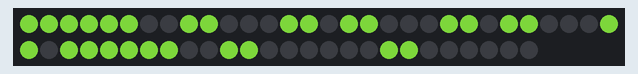
The sketch below on a simulated Arduino Uno, built with avr-gcc and run on an emulated ATmega328P. Shown: 56 RGB LEDs in strip order, left to right, continuing on the next row. Dim RGB values are drawn brighter than linear; random numbers use the default seed unless the sketch sets one.

Above: at 0.3 s.
At 4.3 s:
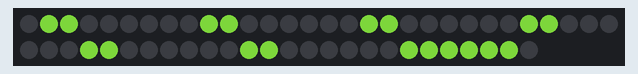
At 9.9 s:
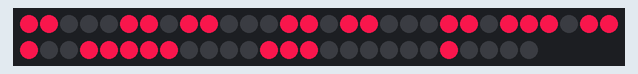
At 19.5 s:
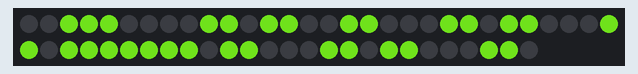
At 26.7 s:
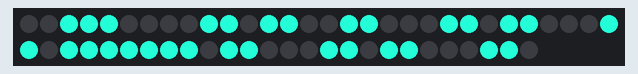
At 38.8 s:
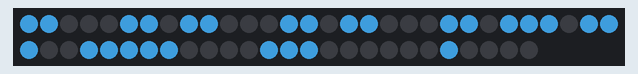

The sketch:

text.ino
```cpp
#include "letters.h"
#include "FastLED.h"


////////////////////////////////////////////////////////////////////////////////////////////////////
//
// RGB Calibration code
//
// Use this sketch to determine what the RGB ordering for your chipset should be.  Steps for setting up to use:

// * Uncomment the line in setup that corresponds to the LED chipset that you are using.  (Note that they
//   all explicitly specify the RGB order as RGB)
// * Define DATA_PIN to the pin that data is connected to.
// * (Optional) if using software SPI for chipsets that are SPI based, define CLOCK_PIN to the clock pin
// * Compile/upload/run the sketch

// You should see six leds on.  If the RGB ordering is correct, you should see 1 red led, 2 green
// leds, and 3 blue leds.  If you see different colors, the count of each color tells you what the
// position for that color in the rgb orering should be.  So, for example, if you see 1 Blue, and 2
// Red, and 3 Green leds then the rgb ordering should be BRG (Blue, Red, Green).

// You can then test this ordering by setting the RGB ordering in the addLeds line below to the new ordering
// and it should come out correctly, 1 red, 2 green, and 3 blue.
//
//////////////////////////////////////////////////

#define NUM_LEDS 56


// Data pin that led data will be written out over
#define DATA_PIN 13
// Clock pin only needed for SPI based chipsets when not using hardware SPI
//#define CLOCK_PIN 8
#define TIME 800
CRGB leds[NUM_LEDS];

void setup() {
  // sanity check delay - allows reprogramming if accidently blowing power w/leds
    delay(200);

      // Uncomment one of the following lines for your leds arrangement.
      FastLED.addLeds<WS2811, DATA_PIN, BRG>(leds, NUM_LEDS);
      FastLED.clear();
}

void print_matrix(unsigned char CHAR[8],unsigned char color_1,unsigned char color_2,unsigned char color_3)
{
  int k;
  FastLED.clear();

  for (int j = 0; j < 7;j++)
  {
    for (int i = 0; i < 8; i++)
    {
      unsigned char a = reverse(CHAR[j]);
      k = a >> i;
      if ((k & 1))
        leds[8*j+i] = CRGB(color_1,color_2,color_3);
      //else
      //  leds[8*j+i] = CRGB(0,0,0);
      //delay(0);
    }
  }
  FastLED.show();
}

void print_text(String text,unsigned char color_1,unsigned char color_2,unsigned char color_3,int dela)
{
    text.toUpperCase();
    for (int i = 0; text[i] != '\0';i++)
    {
      switch (text[i])  {
        case 'A':
          print_matrix(A,color_1,color_2,color_3);
          break;

        case 'B':
          print_matrix(B,color_1,color_2,color_3);
          break;

        case 'C':
          print_matrix(C,color_1,color_2,color_3);
          break;

        case 'D':
          print_matrix(D,color_1,color_2,color_3);
          break;

        case 'E':
          print_matrix(E,color_1,color_2,color_3);
          break;

        case 'F':
          print_matrix(F,color_1,color_2,color_3);
          break;

        case 'G':
          print_matrix(G,color_1,color_2,color_3);
          break;

        case 'H':
          print_matrix(H,color_1,color_2,color_3);
          break;

        case 'I':
          print_matrix(I,color_1,color_2,color_3);
          break;

        case 'J':
          print_matrix(J,color_1,color_2,color_3);
          break;

        case 'K':
          print_matrix(K,color_1,color_2,color_3);
          break;

        case 'L':
          print_matrix(L,color_1,color_2,color_3);
          break;

        case 'M':
          print_matrix(M,color_1,color_2,color_3);
          break;

        case 'N':
          print_matrix(N,color_1,color_2,color_3);
          break;

        case 'O':
          print_matrix(O,color_1,color_2,color_3);
          break;

        case 'P':
          print_matrix(P,color_1,color_2,color_3);
          break;

        case 'Q':
          print_matrix(Q,color_1,color_2,color_3);
          break;

        case 'R':
          print_matrix(R,color_1,color_2,color_3);
          break;

        case 'S':
          print_matrix(S,color_1,color_2,color_3);
          break;

        case 'T':
          print_matrix(T,color_1,color_2,color_3);
          break;

        case 'U':
          print_matrix(U,color_1,color_2,color_3);
          break;

        case 'V':
          print_matrix(V,color_1,color_2,color_3);
          break;

        case 'W':
          print_matrix(W,color_1,color_2,color_3);
          break;

        case 'X':
          print_matrix(X,color_1,color_2,color_3);
          break;

        case 'Y':
          print_matrix(Y,color_1,color_2,color_3);
          break;

        case 'Z':
          print_matrix(Z,color_1,color_2,color_3);
          break;

        default:
          print_matrix(EMP,color_1,color_2,color_3);
      }
      delay(dela);
    }
}

void loop()
{
  unsigned char color_1 = random8();
  unsigned char color_2 = random8();
  unsigned char color_3 = random8();
  print_text("PAIVOLA \n",color_1,color_2,color_3,TIME);
}

unsigned char reverse(unsigned char b) {
   b = (b & 0xF0) >> 4 | (b & 0x0F) << 4;
   b = (b & 0xCC) >> 2 | (b & 0x33) << 2;
   b = (b & 0xAA) >> 1 | (b & 0x55) << 1;
   return b;
}
```

letters.h
```cpp
unsigned char A[8] = {0b00111000,0b01101100,0b11000110,0b11000110,0b11111110,0b11000110,0b11000110,'\0'};
unsigned char B[8] = {0b11111100,0b11000110,0b11000110,0b11111100,0b11000110,0b11000110,0b11111100,'\0'};
unsigned char C[8] = {0b00111100,0b01100110,0b11000000,0b11000000,0b11000000,0b01100110,0b00111100,'\0'};
unsigned char D[8] = {0b11111000,0b11001100,0b11000110,0b11000110,0b11000110,0b11001100,0b11111000,'\0'};
unsigned char E[8] = {0b11111110,0b11000000,0b11000000,0b11111100,0b11000000,0b11000000,0b11111110,'\0'};
unsigned char F[8] = {0b11111110,0b11000000,0b11000000,0b11111100,0b11000000,0b11000000,0b11000000,'\0'};
unsigned char G[8] = {0b00111110,0b01100000,0b11000000,0b11001110,0b11000110,0b01100110,0b00111110,'\0'};
unsigned char H[8] = {0b11000110,0b11000110,0b11000110,0b11111110,0b11000110,0b11000110,0b11000110,'\0'};
unsigned char I[8] = {0b00111100,0b00011000,0b00011000,0b00011000,0b00011000,0b00011000,0b00111100,'\0'};
unsigned char J[8] = {0b00000110,0b00000110,0b00000110,0b00000110,0b00000110,0b11000110,0b01111100,'\0'};
unsigned char K[8] = {0b11000110,0b11001100,0b11011000,0b11110000,0b11111000,0b11011100,0b11001110,'\0'};
unsigned char L[8] = {0b01100000,0b01100000,0b01100000,0b01100000,0b01100000,0b01100000,0b01111110,'\0'};
unsigned char M[8] = {0b11000110,0b11101110,0b11111110,0b11111110,0b11010110,0b11000110,0b11000110,'\0'};
unsigned char N[8] = {0b11000110,0b11100110,0b11110110,0b11111110,0b11011110,0b11001110,0b11000110,'\0'};
unsigned char O[8] = {0b01111100,0b11000110,0b11000110,0b11000110,0b11000110,0b11000110,0b01111100,'\0'};
unsigned char P[8] = {0b11111100,0b11000110,0b11000110,0b11000110,0b11111100,0b11000000,0b11000000,'\0'};
unsigned char Q[8] = {0b01111100,0b11000110,0b11000110,0b11000110,0b11011110,0b11001100,0b01111010,'\0'};
unsigned char R[8] = {0b11111100,0b11000110,0b11000110,0b11001110,0b11111000,0b11011100,0b11001110,'\0'};
unsigned char S[8] = {0b01111000,0b11001100,0b11000000,0b01111100,0b00000110,0b11000110,0b01111100,'\0'};
unsigned char T[8] = {0b01111110,0b00011000,0b00011000,0b00011000,0b00011000,0b00011000,0b00011000,'\0'};
unsigned char U[8] = {0b11000110,0b11000110,0b11000110,0b11000110,0b11000110,0b11000110,0b01111100,'\0'};
unsigned char V[8] = {0b11000110,0b11000110,0b11000110,0b11101110,0b01111100,0b00111000,0b00010000,'\0'};
unsigned char W[8] = {0b11000110,0b11000110,0b11010110,0b11111110,0b11111110,0b11101110,0b11000110,'\0'};
unsigned char X[8] = {0b11000110,0b11101110,0b01111100,0b00111000,0b01111100,0b11101110,0b11000110,'\0'};
unsigned char Y[8] = {0b01100110,0b01100110,0b01100110,0b00111100,0b00011000,0b00011000,0b00011000,'\0'};
unsigned char Z[8] = {0b11111110,0b00001110,0b00011100,0b00111000,0b01110000,0b11100000,0b11111110,'\0'};
unsigned char EMP[8] = {0b00000000,0b00000000,0b00000000,0b00000000,0b00000000,0b00000000,0b00000000,'\0'};
```

Measured:
- what the display in image 0 shows lasts 0.8 s, from 0.2 s to 1.0 s
